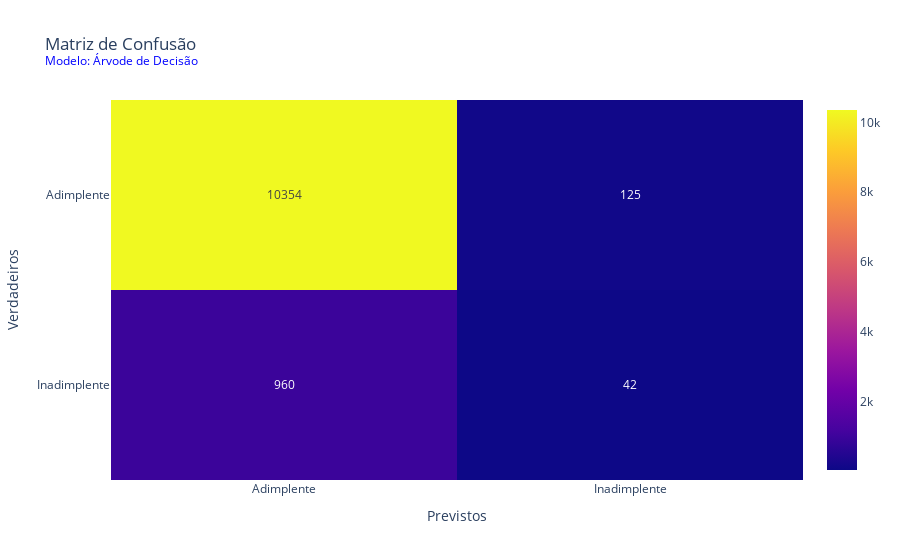

Notebook cell for this chart:
### Code cell
import plotly.graph_objects as go

def plotly_confusion_matrix(confusion_matrix, model):
    confusion_matrix = confusion_matrix[::-1]
    title_text = f"Matriz de Confusão<br><sup style='color: blue;'>Modelo: {model}</sup>"
    classes = ["Adimplente", "Inadimplente"]
    fig = go.Figure(
        go.Heatmap(
            z=confusion_matrix,
            x=classes,
            y=classes[::-1],
            text=confusion_matrix,
            texttemplate="%{text}"

        )
    )
    fig.update_layout(
        title=title_text,
        xaxis_title='Previstos',
        yaxis_title='Verdadeiros'
    )

    fig.show()

plotly_confusion_matrix(confusion_matrix(y_val, y_predict), "Árvode de Decisão")

### Figure 1 — Plotly figure (JSON) as saved in the notebook; plotly's stock layout.template omitted (floating-point values rounded to 4 significant figures)
{"data": [{"text": [[960, 42], [10354, 125]], "texttemplate": "%{text}", "type": "heatmap", "x": ["Adimplente", "Inadimplente"], "y": ["Inadimplente", "Adimplente"], "z": [[960, 42], [10354, 125]]}], "layout": {"title": {"text": "Matriz de Confusão<br><sup style='color: blue;'>Modelo: Árvode de Decisão</sup>"}, "xaxis": {"title": {"text": "Previstos"}}, "yaxis": {"title": {"text": "Verdadeiros"}}}}
